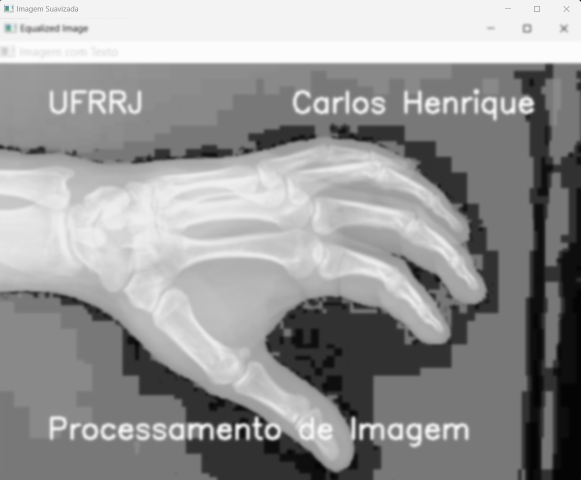
#> input picture Processamento de imagem/raioxsuvicao.png, 1162 x 960 px (shown at 1/2 size)
$ python localizacaodetexto.py
#> lines starting #> are read from the running program, lines starting #| are printed output that depends on the picture
import cv2

# Carregar a imagem pré-processada (substitua 'imagem_pre_processada.png' pelo nome da sua imagem)
imagemprocessada = cv2.imread("raioxsuvicao.png")
#> imagemprocessada is the input picture: shape (960, 1162, 3); mean B, G, R 150.2, 150.2, 150.2

# Aplicar detecção de bordas usando o algoritmo Canny
bordas = cv2.Canny(imagemprocessada, 30,70)
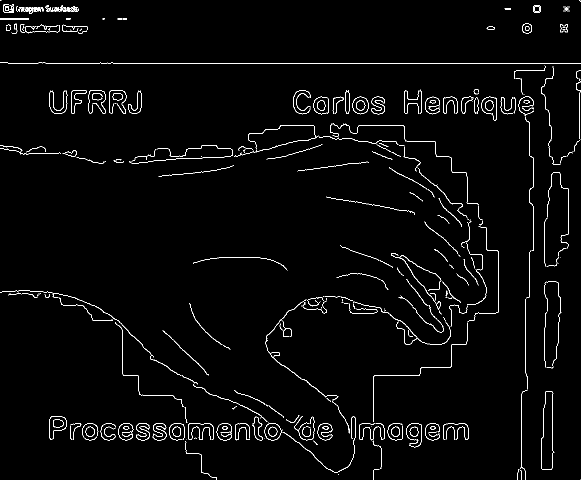
#> bordas: shape (960, 1162) (shown at 1/2 size); 2.1% white in thin lines or dots

# Redimensionar a imagem para exibir completamente na tela
altura, largura = bordas.shape[:2]
#> altura = 960; largura = 1162
nova_largura = 800  # Escolha a largura desejada
nova_altura = int((nova_largura / largura) * altura)
#> nova_altura = 660
bordas_redimensionadas = cv2.resize(bordas, (nova_largura, nova_altura))
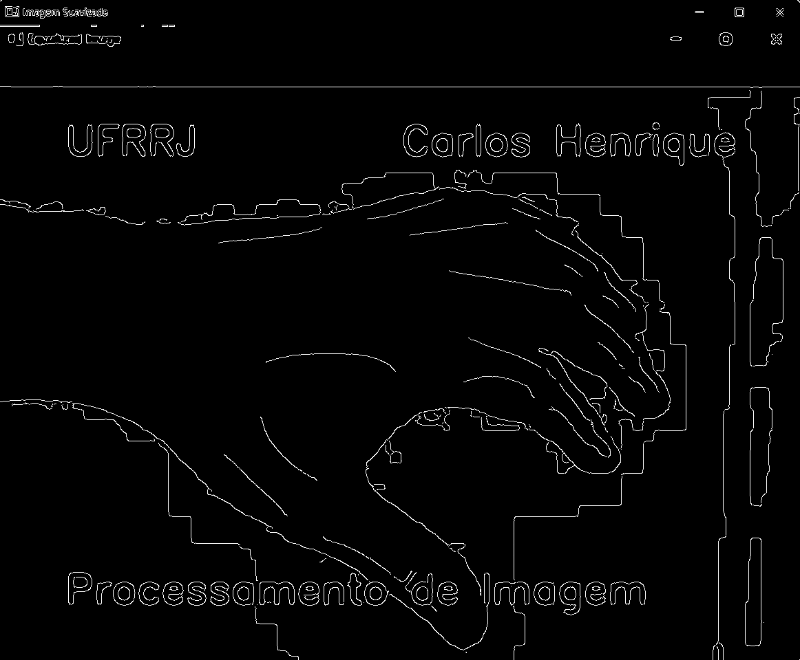
#> bordas_redimensionadas: shape (660, 800); min 0, max 255, mean 5.2


# Mostrar a imagem com as bordas detectadas
cv2.imshow("bordas Canny",bordas_redimensionadas)
cv2.waitKey(0)
cv2.destroyAllWindows()
